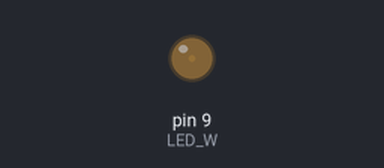
This sketch was run on a simulated Arduino Uno, built with avr-gcc and run on an emulated ATmega328P. On the bench: output pins drawn as LEDs (lit = HIGH).

Above: at 0.05 s.
At 0.65 s:
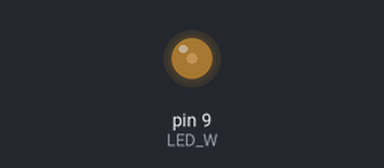
At 1.3 s:
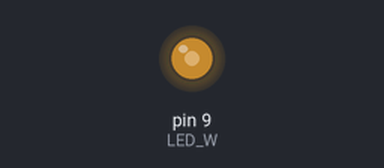
At 2.55 s:
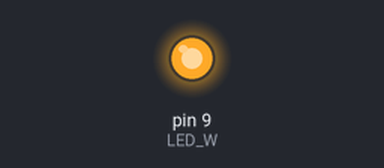
Timing chart, 0 to 5.9 s (numbered marks = the images above):
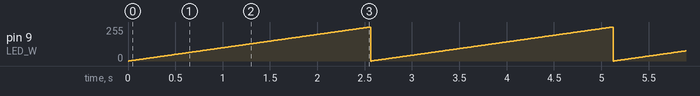

The sketch:

8-4.ino
```cpp
int LED_W = 9 ;

void setup() {
  pinMode(LED_W,OUTPUT);
}

void loop() {
   int br ;

   for(br = 0 ; br<= 255 ; br++ ) {
     analogWrite(LED_W,br);
     delay(10);
   }
 }
```

Measured:
- by itself, pin 9 (LED_W): ramps from 0/255 to 255/255 and jumps back, once every 2.6 s
